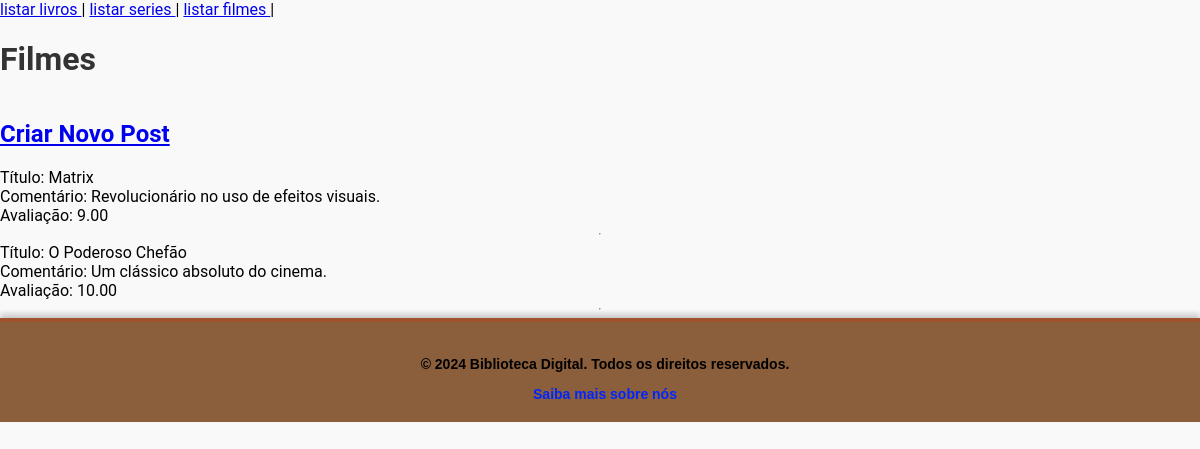
Before: /crud/index_teste.php?pg=lista_filme with the older database file.
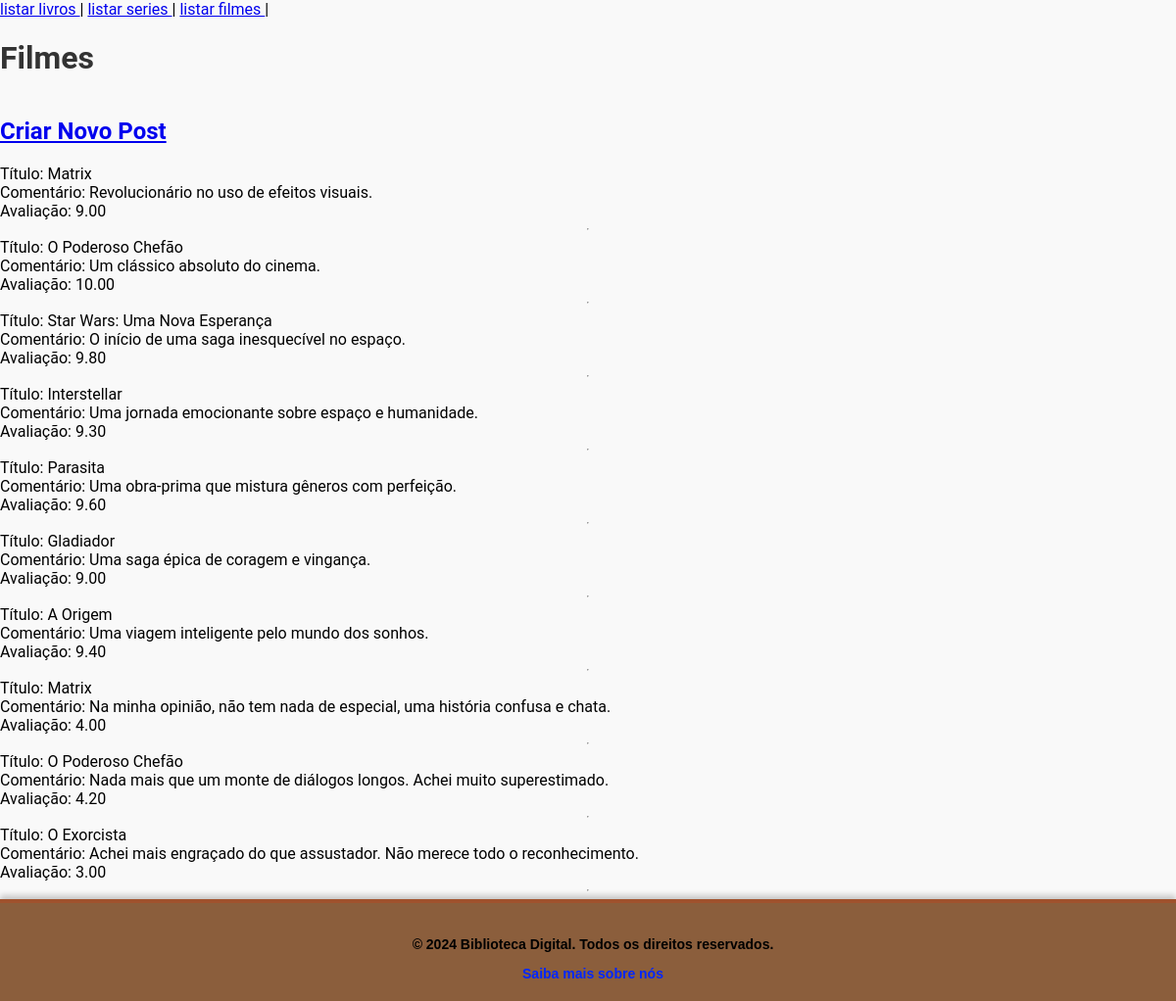
After: the same page with the newer database file.
### tables this page shows
CREATE TABLE `posts` (
  `id` int(11) NOT NULL AUTO_INCREMENT,
  `tipo` enum('livro','serie','filme') NOT NULL,
  `titulo` varchar(255) NOT NULL,
  `comentario` text NOT NULL,
  `avaliacao` decimal(4,2) NOT NULL DEFAULT 0.00,
  `usuario_id` int(11) NOT NULL,
  PRIMARY KEY (`id`),
  KEY `usuario_id` (`usuario_id`),
  CONSTRAINT `posts_ibfk_1` FOREIGN KEY (`usuario_id`) REFERENCES `usuarios` (`id`)
);

### crud/lista_filme.php (the view, shortened to what this page needs)
<h1>Filmes</h1>
<?php
    include_once("../config.inc.php");
    if (isset($_SESSION['id_usuario'])) {
        echo '<h2><a href="form_cria_post.php?tipo=filme">Criar Novo Post</a></h2>';
    } else {
        echo '<h2><a href="../acesso/login/form-login.php">Criar Novo Post</a></h2>';
    }
    $sql = mysqli_query($conexao,"SELECT * FROM posts WHERE tipo = 'filme'");
    while($tabela = mysqli_fetch_array($sql)){
        echo "Título:     $tabela[titulo]     <br>";
        echo "Comentário: $tabela[comentario] <br>";
        echo "Avaliação:  $tabela[avaliacao]  <br>";
        if (isset($_SESSION['id_usuario']) && $_SESSION['id_usuario'] == $tabela['usuario_id']) {
            echo "<a href='exclui_post.php?id=$tabela[id]&tipo=filme'><b>[X] Excluir</b></a> | ";
            echo "<a href='form_edita_post.php?id=$tabela[id]&tipo=filme'><b>[V] Editar</b></a> <br>";
        } echo "<hr>";
    }
?>

Changed rows visible on the page:
added posts: titulo "Star Wars: Uma Nova Esperança", comentario "O início de uma saga inesquecível no espaço.", avaliacao "9.80"
added posts: titulo "Interstellar", comentario "Uma jornada emocionante sobre espaço e humanidade.", avaliacao "9.30"
added posts: titulo "Parasita", comentario "Uma obra-prima que mistura gêneros com perfeição.", avaliacao "9.60"
added posts: titulo "Gladiador", comentario "Uma saga épica de coragem e vingança.", avaliacao "9.00"
added posts: titulo "A Origem", comentario "Uma viagem inteligente pelo mundo dos sonhos.", avaliacao "9.40"
added posts: titulo "Matrix", comentario "Na minha opinião, não tem nada de especial, uma história confusa e chata.", avaliacao "4.00"
added posts: titulo "O Poderoso Chefão", comentario "Nada mais que um monte de diálogos longos. Achei muito superestimado.", avaliacao "4.20"
added posts: titulo "O Exorcista", comentario "Achei mais engraçado do que assustador. Não merece todo o reconhecimento.", avaliacao "3.00"
